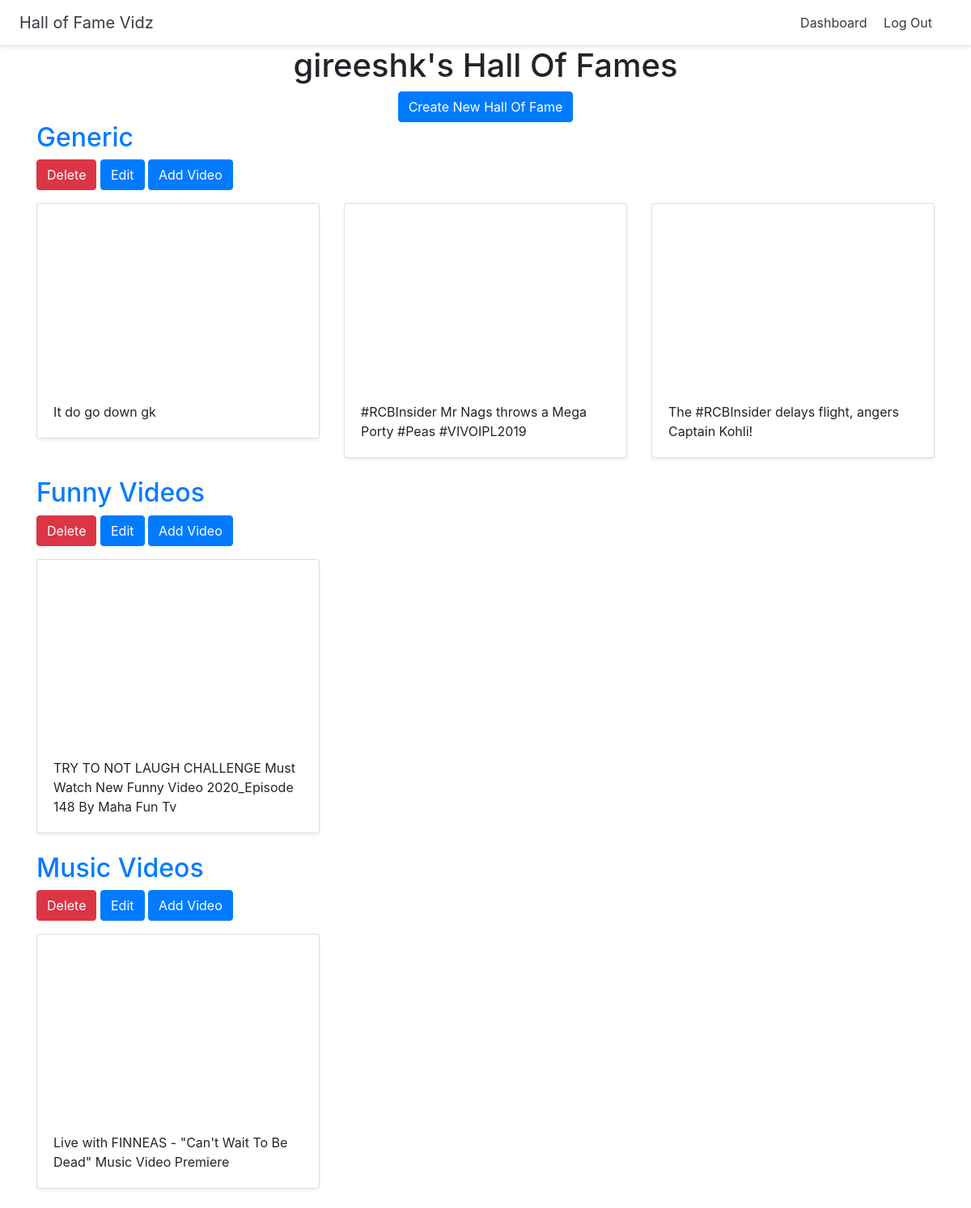
The page /dashboard (signed in) on the database its author committed.
### halls/models.py (models this page shows, shortened)
class Hall(models.Model):
    title = models.CharField(max_length=255)
    user = models.ForeignKey(User, on_delete=models.CASCADE)

class Video(models.Model):
    title = models.CharField(max_length=255)
    url = models.URLField()
    youtube_id = models.CharField(max_length=255)
    hall = models.ForeignKey(Hall, on_delete=models.CASCADE)

### halls/views.py (the view)
# urls.py: path('dashboard', views.dashboard, name='dashboard'),
@login_required
def dashboard(request):
    halls = Hall.objects.filter(user=request.user)
    return render(request, 'halls/dashboard.html', {'halls': halls})

### halls/templates/halls/dashboard.html
{% extends 'halls/base.html' %}
{% block content %}
<div class="container">
    <div class="text-center">
    <h1>{{user.username}}'s Hall Of Fames</h1>
        <a href="{% url 'create_hall' %}" class="btn btn-primary">Create New Hall Of Fame</a>
</div>
        {% for hall in halls %}
    <h2><a href="{% url 'detail_hall' hall.id %}" >{{ hall.title }}</a></h2>
    <a href="{% url 'delete_hall' hall.id %}" class="btn btn-danger">Delete</a>
    <a href="{% url 'update_hall' hall.id %}" class="btn btn-primary">Edit</a>
    <a href="{% url 'add_video' hall.id %}" class="btn btn-primary">Add Video</a>
    <div class="row">
            {% for video in hall.video_set.all %}
                <div class="col-md-4 mt-3">
            <div class="card mb-4 shadow-sm">
              <iframe width="100%" height="225" src="https://www.youtube.com/embed/{{ video.youtube_id }}" frameborder="0" allow="accelerometer; autoplay; encrypted-media; gyroscope; picture-in-picture" allowfullscreen></iframe>
              <div class="card-body">
                  <p class="card-text">{{ video.title }}</p>
              </div></div></div>
            {% endfor %}
        </div>
        {% endfor %}
</div>
{% endblock %}

### rows shown on the page
Hall: title "Generic"
Video: title "It do go down gk"
Video: title "#RCBInsider Mr Nags throws a Mega Porty #Peas #VIVOIPL2019"
Video: title "The #RCBInsider delays flight, angers Captain Kohli!"
Hall: title "Funny Videos"
Video: title "TRY TO NOT LAUGH CHALLENGE Must Watch New Funny Video 2020_Episode 148 By Maha Fun Tv"
Hall: title "Music Videos"
Video: title "Live with FINNEAS - \"Can't Wait To Be Dead\" Music Video Premiere"

### other values the page prints
{{ user.username }} "gireeshk"
